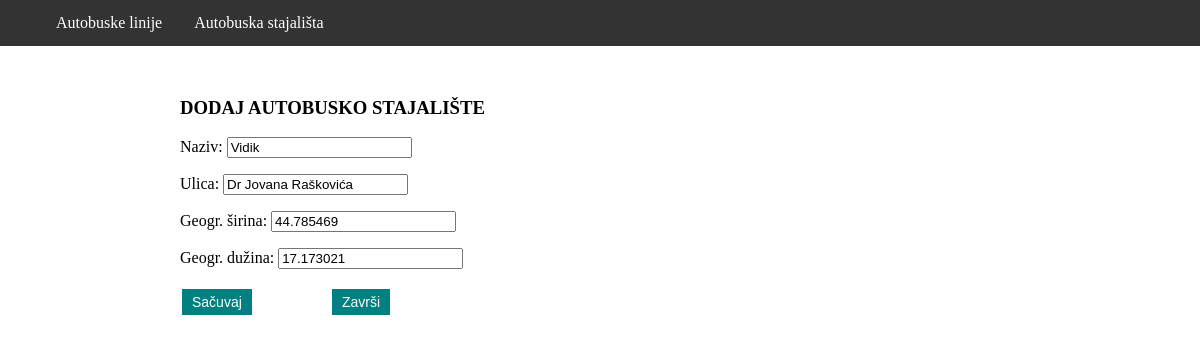
Screenshot of /autobuske_linije/stajalista/1/update/ with the database file from the repository.
### autobuske_linije/models.py (models this page shows, shortened)
class Stajaliste(models.Model):
    naziv      = models.CharField(max_length=100)
    ulica      = models.CharField(max_length=100)
    geoSirina  = models.DecimalField(max_digits=8, decimal_places=6, blank=True, null=True)
    geoDuzina  = models.DecimalField(max_digits=9, decimal_places=6, blank=True, null=True)

### autobuske_linije/views.py (the view, shortened to what this page needs)
# urls.py: path('stajalista/<int:id>/update/', views.StajalisteUpdateView.as_view(), name='stajaliste_update'),
class StajalisteUpdateView(UpdateView):
    template_name = 'autobuske_linije/stajaliste_create.html'
    form_class = StajalisteForm
    queryset = Stajaliste.objects.all()
    def get_object(self):
        id_ = self.kwargs.get("id")
        return get_object_or_404(Stajaliste, id = id_)

### autobuske_linije/forms.py
class StajalisteForm(forms.ModelForm):
    class Meta:
        model = Stajaliste
        fields = [
            'naziv',
            'ulica',
            'geoSirina',
            'geoDuzina'
            ]
        labels = {
            'geoSirina':'Geogr. širina',
            'geoDuzina':'Geogr. dužina',
            }
        widgets = {
            'geoSirina' : forms.TextInput(attrs={'placeholder':'00.000000'}),
            'geoDuzina' : forms.TextInput(attrs={'placeholder':'00.000000'}),
            }

### autobuske_linije/templates/autobuske_linije/stajaliste_create.html
{% extends "autobuske_linije/base.html" %}
{% block content %}
<h3>DODAJ AUTOBUSKO STAJALIŠTE</h3>
<div style="width:400px;">
    <form method="post" >{% csrf_token %}
		{{ form.as_p }}
		<div style="float: left; width: 50px">
			<input type='submit' class="button" value='Sačuvaj'/>
		</div>
	</form>
    <div style="float: right; width: 250px">
        <form action="/autobuske_linije/stajalista/">{% csrf_token %}
			<input type='submit' class="button" value='Završi'/>
		</form>
    </div>
</div>
{% endblock %}

### autobuske_linije/templates/autobuske_linije/base.html (style rules this page uses)
body { padding-top: 70px; margin-left: auto; margin-right: auto; }
.button { background-color: #008080; border: none; color: white; padding: 5px 10px; text-align: center; text-decoration: none; display: inline-block; font-size: 14px; margin: 4px 2px; cursor: pointer; }

### rows the page displays
Stajaliste: naziv "Vidik", ulica "Dr Jovana Raškovića", geoSirina "44.785469", geoDuzina "17.173021"
